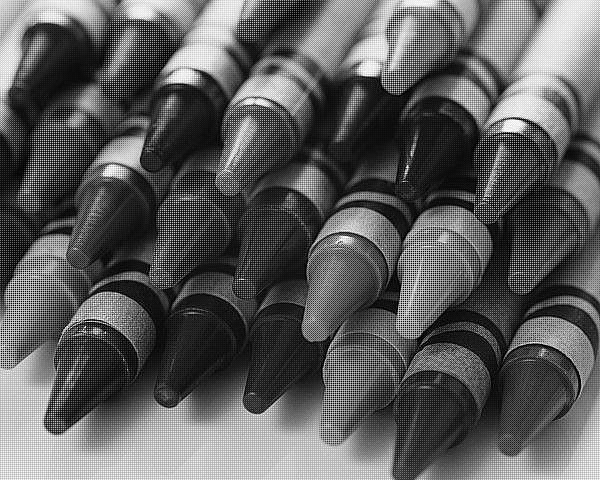
%> input picture cv_jmf1/crayons_mosaic.bmp, 600 x 480 px
$ octave main_assignment.m   (GNU Octave 9; MATLAB toolbox functions it lacks are replaced by stand-ins)
%> lines starting %> are read from the running program, lines starting %| are printed output that depends on the picture
%> further down, im is the input picture: size 480x600 uint8; min 0, max 255, mean 92.4
### cv_jmf1/bayer_pattern.m
function im = bayer_pattern(im)
[h,w] = size(im);
%> h = 480; w = 600
% separate the different channel by masks
rmask = uint8(zeros(h,w));
bmask = rmask;
gmask = rmask;
rmask(1:2:end, 1:2:end) = 1;
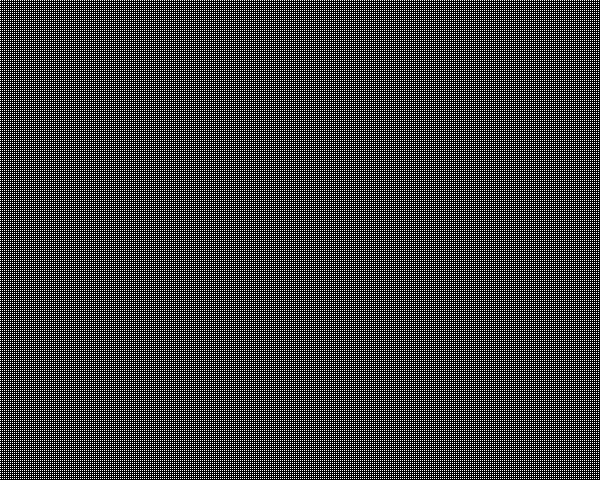
%> rmask: size 480x600 uint8; values 0 (black) and 1 (white), 25% white in thin lines or dots
bmask(2:2:end, 2:2:end) = 1;
gmask(1:2:end, 2:2:end) = 1;
gmask(2:2:end, 1:2:end) = 1;
%> gmask: size 480x600 uint8; values 0 (black) and 1 (white), 50% white in thin lines or dots
rim = rmask.*im;
bim = bmask.*im;
gim = gmask.*im;
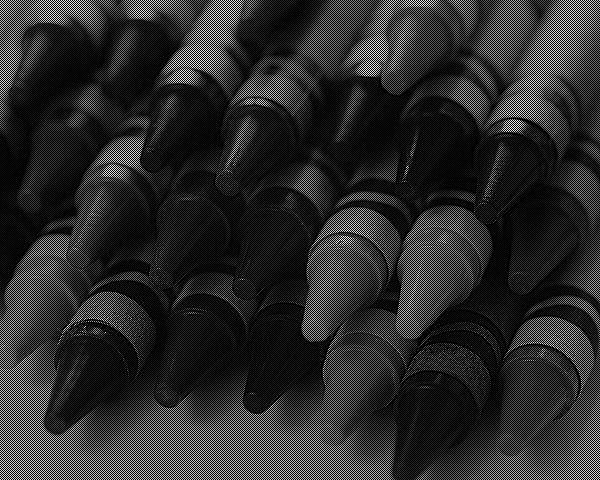
%> gim: size 480x600 uint8; min 0, max 255, mean 43.3

% debug part
% direct = cat(3, rim, gim, bim);
% imshow(direct);
% imwrite(direct,'crayons_direct.bmp');

% filter by each channel.
rfilter = [0.25,0.5,0.25; 0.5,1,0.5; 0.25,0.5,0.25];
bfilter = rfilter;
gfilter = [0,0.25,0; 0.25,1,0.25; 0, 0.25, 0];
rim = imfilter(rim, rfilter);
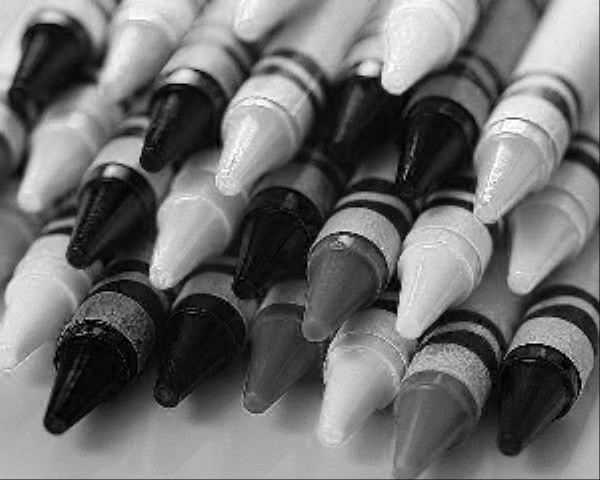
%> rim: size 480x600 uint8; min 0, max 255, mean 109.1
bim = imfilter(bim, bfilter);
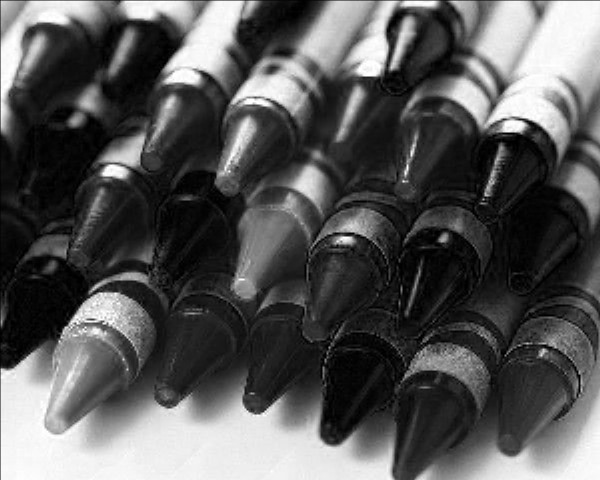
%> bim: size 480x600 uint8; min 0, max 255, mean 87.3
gim = imfilter(gim, gfilter);
% add three channel
im = cat(3, rim, gim, bim);
%> im: size 480x600x3 uint8

### cv_jmf1/main_assignment.m
clc;close all;clear;
im = imread('crayons_mosaic.bmp');
% bayer pattern recontruction
im = bayer_pattern(im);
imshow(im);

% error visualize
im_origin = imread('crayons.jpg');
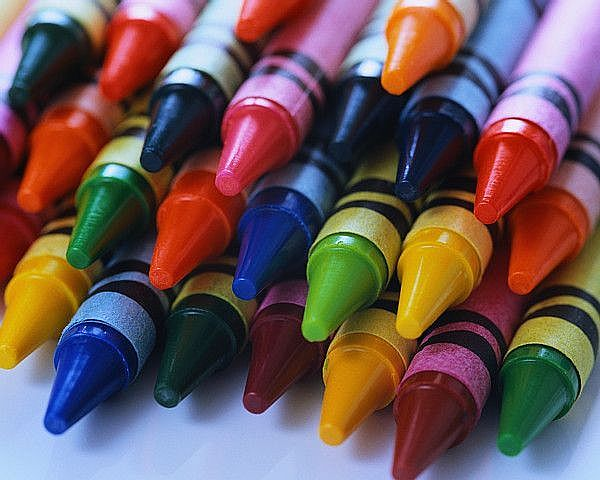
%> input picture cv_jmf1/crayons.jpg, 600 x 480 px
%> im_origin is the input picture: size 480x600x3 uint8; mean R, G, B 109.2, 86.5, 87.5
[h,w,d] =  size(im_origin);
%> h = 480; w = 600; d = 3
squared_diff = zeros(h,w);
max_diff = zeros(3,1);
mean_diff = zeros(3,1);
for i=1:3
    dim = im_origin(:,:,i)-im(:,:,i);
    max_diff(i) = max(abs(dim(:)));
    mean_diff(i) = mean(abs(dim(:)));
    dim = double(dim);
    dim = dim.*dim;
    squared_diff = squared_diff + dim;
end;
%> this loop made 3 passes
%> pass 1, `dim = im_origin(:,:,i)-im(:,:,i);`:
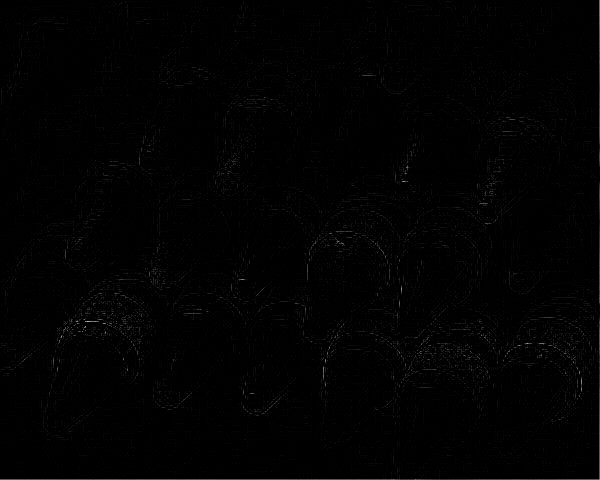
%> dim: size 480x600 uint8; min 0, max 193, mean 1.8
%> after the loop, max_diff = [193; 154; 160]; mean_diff = [1.8; 0.966; 1.86]
figure, imagesc(squared_diff);
%> after `imagesc(squared_diff)`:
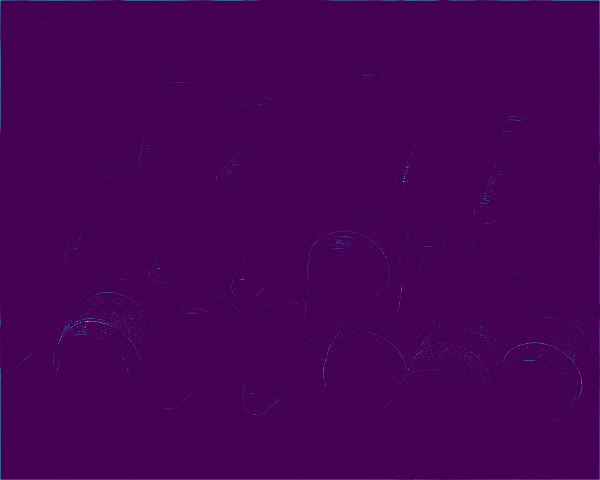
%> displayed picture: size 480x600x3, on the screen's scale of 0 to 255; mean R, G, B 68, 1.7, 84.6

% image alignment
%> (the run ends here)
